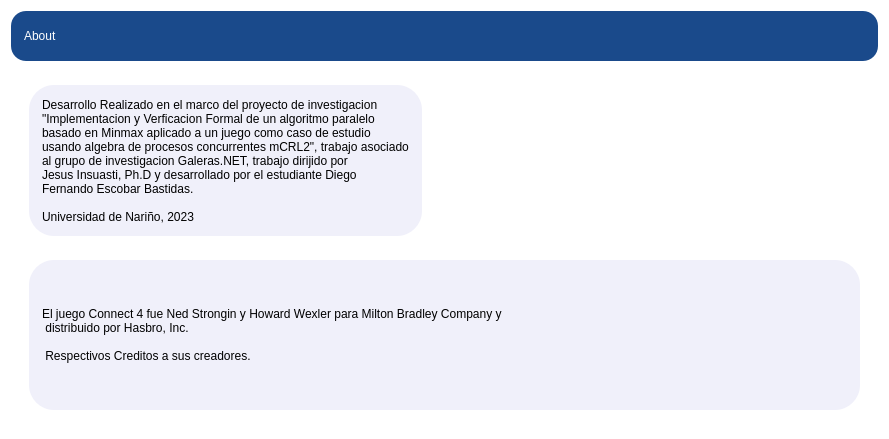
<?xml version="1.0" encoding="UTF-8"?>
<ui version="4.0">
 <class>Form</class>
 <widget class="QWidget" name="Form">
  <property name="geometry">
   <rect>
    <x>0</x>
    <y>0</y>
    <width>889</width>
    <height>439</height>
   </rect>
  </property>
  <property name="windowTitle">
   <string>Form</string>
  </property>
  <property name="styleSheet">
   <string notr="true">QWidget
{
    background-color: white;
	 border-radius: 25px;
}

QPushButton
{
    color: white;
    background-color: #1A4A8B;
    border-radius: 15px;
    font: 14pt &quot;Bahnschrift&quot;;
}

QPushButton:disabled
{
    color: #1A4A8B;
    background-color: white;
    border-radius: 0px;
}

QLabel
{
	color: white;
    background-color: #1A4A8B;
    border-radius: 15px;
    font: 14pt &quot;Bahnschrift&quot;;
}

QRadioButton{
	font: 14pt &quot;Bahnschrift&quot;;
	color: #1A4A8B;
}

QLineEdit
{
	color: #1A4A8B;
    background-color: white;
    border : 2px solid #1A4A8B;
    border-radius: 15px;
    font: 10pt &quot;Bahnschrift&quot;;
    border: 1px solid #1A4A8B;
    padding: 10px;
}</string>
  </property>
  <layout class="QVBoxLayout" name="verticalLayout">
   <item>
    <widget class="QLabel" name="label">
     <property name="minimumSize">
      <size>
       <width>0</width>
       <height>44</height>
      </size>
     </property>
     <property name="maximumSize">
      <size>
       <width>16777215</width>
       <height>50</height>
      </size>
     </property>
     <property name="styleSheet">
      <string notr="true">padding:10px;</string>
     </property>
     <property name="text">
      <string>About</string>
     </property>
    </widget>
   </item>
   <item>
    <widget class="QWidget" name="widget" native="true">
     <layout class="QVBoxLayout" name="verticalLayout_2">
      <item>
       <widget class="QWidget" name="widget_2" native="true">
        <layout class="QHBoxLayout" name="horizontalLayout">
         <item>
          <widget class="QLabel" name="label_3">
           <property name="styleSheet">
            <string notr="true">padding: 10px;
font: 11pt &quot;Bahnschrift&quot;;
color : black;
background-color: #f0f0fa;
border-radius: 25px;


</string>
           </property>
           <property name="text">
            <string>Desarrollo Realizado en el marco del proyecto de investigacion
&quot;Implementacion y Verficacion Formal de un algoritmo paralelo 
basado en Minmax aplicado a un juego como caso de estudio 
usando algebra de procesos concurrentes mCRL2&quot;, trabajo asociado 
al grupo de investigacion Galeras.NET, trabajo dirijido por 
Jesus Insuasti, Ph.D y desarrollado por el estudiante Diego 
Fernando Escobar Bastidas.

Universidad de Nariño, 2023</string>
           </property>
          </widget>
         </item>
         <item>
          <widget class="QLabel" name="label_4">
           <property name="styleSheet">
            <string notr="true">background-color: white;</string>
           </property>
           <property name="text">
            <string/>
           </property>
          </widget>
         </item>
         <item>
          <widget class="QLabel" name="label_5">
           <property name="styleSheet">
            <string notr="true">background-color: white;</string>
           </property>
           <property name="text">
            <string/>
           </property>
          </widget>
         </item>
        </layout>
       </widget>
      </item>
      <item>
       <widget class="QWidget" name="widget_4" native="true">
        <layout class="QHBoxLayout" name="horizontalLayout_2">
         <item>
          <widget class="QLabel" name="label_2">
           <property name="styleSheet">
            <string notr="true">padding: 10px;
font: 11pt &quot;Bahnschrift&quot;;
color : black;
background-color: #f0f0fa;
border-radius: 25px;


</string>
           </property>
           <property name="text">
            <string>El juego Connect 4 fue Ned Strongin y Howard Wexler para Milton Bradley Company y 
 distribuido por Hasbro, Inc.

 Respectivos Creditos a sus creadores.</string>
           </property>
          </widget>
         </item>
        </layout>
       </widget>
      </item>
     </layout>
    </widget>
   </item>
  </layout>
 </widget>
 <resources>
  <include location="../Resources/udenarLogo.qrc"/>
 </resources>
 <connections/>
</ui>
